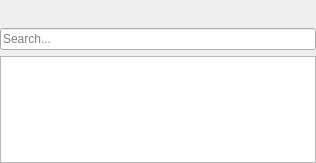
<?xml version="1.0" encoding="UTF-8"?>
<ui version="4.0">
 <class>UniqueLibrary</class>
 <widget class="QWidget" name="UniqueLibrary">
  <property name="geometry">
   <rect>
    <x>0</x>
    <y>0</y>
    <width>298</width>
    <height>163</height>
   </rect>
  </property>
  <property name="windowTitle">
   <string>Form</string>
  </property>
  <layout class="QVBoxLayout" name="verticalLayout_2">
   <property name="leftMargin">
    <number>0</number>
   </property>
   <property name="topMargin">
    <number>0</number>
   </property>
   <property name="rightMargin">
    <number>0</number>
   </property>
   <property name="bottomMargin">
    <number>0</number>
   </property>
   <item>
    <layout class="QHBoxLayout" name="horizontalLayout">
     <item>
      <widget class="MediaButton" name="skipBackwardButton">
       <property name="sizePolicy">
        <sizepolicy hsizetype="Preferred" vsizetype="Fixed">
         <horstretch>0</horstretch>
         <verstretch>0</verstretch>
        </sizepolicy>
       </property>
       <property name="text">
        <string notr="true"/>
       </property>
       <property name="icon">
        <iconset resource="../MiamPlayer/mp.qrc">
         <normaloff>:/player/oxygen/skipBackward</normaloff>:/player/oxygen/skipBackward</iconset>
       </property>
       <property name="iconSize">
        <size>
         <width>20</width>
         <height>20</height>
        </size>
       </property>
       <property name="flat">
        <bool>true</bool>
       </property>
      </widget>
     </item>
     <item>
      <widget class="MediaButton" name="seekBackwardButton">
       <property name="sizePolicy">
        <sizepolicy hsizetype="Preferred" vsizetype="Fixed">
         <horstretch>0</horstretch>
         <verstretch>0</verstretch>
        </sizepolicy>
       </property>
       <property name="text">
        <string notr="true"/>
       </property>
       <property name="icon">
        <iconset resource="../MiamPlayer/mp.qrc">
         <normaloff>:/player/oxygen/seekBackward</normaloff>:/player/oxygen/seekBackward</iconset>
       </property>
       <property name="iconSize">
        <size>
         <width>20</width>
         <height>20</height>
        </size>
       </property>
       <property name="flat">
        <bool>true</bool>
       </property>
      </widget>
     </item>
     <item>
      <widget class="MediaButton" name="playButton">
       <property name="sizePolicy">
        <sizepolicy hsizetype="Preferred" vsizetype="Fixed">
         <horstretch>0</horstretch>
         <verstretch>0</verstretch>
        </sizepolicy>
       </property>
       <property name="text">
        <string notr="true"/>
       </property>
       <property name="icon">
        <iconset resource="../MiamPlayer/mp.qrc">
         <normaloff>:/player/oxygen/play</normaloff>:/player/oxygen/play</iconset>
       </property>
       <property name="iconSize">
        <size>
         <width>20</width>
         <height>20</height>
        </size>
       </property>
       <property name="flat">
        <bool>true</bool>
       </property>
      </widget>
     </item>
     <item>
      <widget class="MediaButton" name="stopButton">
       <property name="sizePolicy">
        <sizepolicy hsizetype="Preferred" vsizetype="Fixed">
         <horstretch>0</horstretch>
         <verstretch>0</verstretch>
        </sizepolicy>
       </property>
       <property name="text">
        <string notr="true"/>
       </property>
       <property name="icon">
        <iconset resource="../MiamPlayer/mp.qrc">
         <normaloff>:/player/oxygen/stop</normaloff>:/player/oxygen/stop</iconset>
       </property>
       <property name="iconSize">
        <size>
         <width>20</width>
         <height>20</height>
        </size>
       </property>
       <property name="flat">
        <bool>true</bool>
       </property>
      </widget>
     </item>
     <item>
      <widget class="MediaButton" name="seekForwardButton">
       <property name="sizePolicy">
        <sizepolicy hsizetype="Preferred" vsizetype="Fixed">
         <horstretch>0</horstretch>
         <verstretch>0</verstretch>
        </sizepolicy>
       </property>
       <property name="text">
        <string notr="true"/>
       </property>
       <property name="icon">
        <iconset resource="../MiamPlayer/mp.qrc">
         <normaloff>:/player/oxygen/seekForward</normaloff>:/player/oxygen/seekForward</iconset>
       </property>
       <property name="iconSize">
        <size>
         <width>20</width>
         <height>20</height>
        </size>
       </property>
       <property name="flat">
        <bool>true</bool>
       </property>
      </widget>
     </item>
     <item>
      <widget class="MediaButton" name="skipForwardButton">
       <property name="sizePolicy">
        <sizepolicy hsizetype="Preferred" vsizetype="Fixed">
         <horstretch>0</horstretch>
         <verstretch>0</verstretch>
        </sizepolicy>
       </property>
       <property name="text">
        <string notr="true"/>
       </property>
       <property name="icon">
        <iconset resource="../MiamPlayer/mp.qrc">
         <normaloff>:/player/oxygen/skipForward</normaloff>:/player/oxygen/skipForward</iconset>
       </property>
       <property name="iconSize">
        <size>
         <width>20</width>
         <height>20</height>
        </size>
       </property>
       <property name="flat">
        <bool>true</bool>
       </property>
      </widget>
     </item>
     <item>
      <widget class="MediaButton" name="playbackModeButton">
       <property name="sizePolicy">
        <sizepolicy hsizetype="Preferred" vsizetype="Fixed">
         <horstretch>0</horstretch>
         <verstretch>0</verstretch>
        </sizepolicy>
       </property>
       <property name="text">
        <string notr="true"/>
       </property>
       <property name="icon">
        <iconset resource="../MiamPlayer/mp.qrc">
         <normaloff>:/player/oxygen/shuffle</normaloff>:/player/oxygen/shuffle</iconset>
       </property>
       <property name="iconSize">
        <size>
         <width>20</width>
         <height>20</height>
        </size>
       </property>
       <property name="flat">
        <bool>true</bool>
       </property>
      </widget>
     </item>
     <item>
      <spacer name="horizontalSpacer">
       <property name="orientation">
        <enum>Qt::Horizontal</enum>
       </property>
       <property name="sizeHint" stdset="0">
        <size>
         <width>2</width>
         <height>2</height>
        </size>
       </property>
      </spacer>
     </item>
    </layout>
   </item>
   <item>
    <widget class="QLineEdit" name="searchBar">
     <property name="maxLength">
      <number>100</number>
     </property>
     <property name="placeholderText">
      <string>Search...</string>
     </property>
    </widget>
   </item>
   <item>
    <widget class="TableView" name="library">
     <attribute name="verticalHeaderVisible">
      <bool>false</bool>
     </attribute>
    </widget>
   </item>
  </layout>
 </widget>
 <customwidgets>
  <customwidget>
   <class>MediaButton</class>
   <extends>QPushButton</extends>
   <header>mediabutton.h</header>
  </customwidget>
  <customwidget>
   <class>TableView</class>
   <extends>QTableView</extends>
   <header>tableview.h</header>
  </customwidget>
 </customwidgets>
 <resources>
  <include location="../MiamPlayer/mp.qrc"/>
 </resources>
 <connections/>
</ui>
